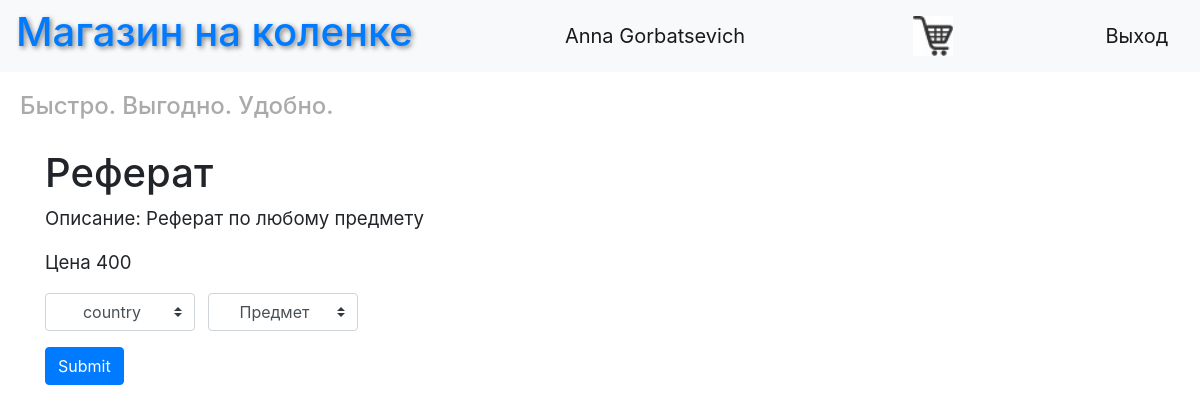
Screenshot of /product1 (signed in) with the database file from the repository.
### data/users.py (models this page shows, shortened)
class User(SqlAlchemyBase, UserMixin):
    __tablename__ = 'users'
    id = sqlalchemy.Column(sqlalchemy.Integer, primary_key=True, autoincrement=True)
    surname = sqlalchemy.Column(sqlalchemy.String, nullable=True)
    name = sqlalchemy.Column(sqlalchemy.String, nullable=True)
    age = sqlalchemy.Column(sqlalchemy.Integer, nullable=True)
    position = sqlalchemy.Column(sqlalchemy.String, nullable=True)
    speciality = sqlalchemy.Column(sqlalchemy.String, nullable=True)
    address = sqlalchemy.Column(sqlalchemy.String, nullable=True)
    email = sqlalchemy.Column(sqlalchemy.String, index=True, unique=True, nullable=True)
    hashed_password = sqlalchemy.Column(sqlalchemy.String, nullable=True)
    modifed_date = sqlalchemy.Column(sqlalchemy.DateTime, default=datetime.datetime.now)
    product = orm.relationship("Product", back_populates='user')

### data/product.py (models this page shows, shortened)
class Product(SqlAlchemyBase):
    __tablename__ = 'products'
    id = sqlalchemy.Column(sqlalchemy.Integer, primary_key=True, autoincrement=True)
    prev_id = sqlalchemy.Column(sqlalchemy.Integer)
    product = sqlalchemy.Column(sqlalchemy.String, nullable=True)
    country = sqlalchemy.Column(sqlalchemy.String, nullable=True)
    description = sqlalchemy.Column(sqlalchemy.String, nullable=True)
    others = sqlalchemy.Column(sqlalchemy.String, nullable=True)
    price = sqlalchemy.Column(sqlalchemy.Integer, nullable=True)
    picture = sqlalchemy.Column(sqlalchemy.BINARY, nullable=True)
    count = sqlalchemy.Column(sqlalchemy.Integer, nullable=True)
    team_leader = sqlalchemy.Column(sqlalchemy.Integer, sqlalchemy.ForeignKey("users.id"))
    user = orm.relationship('User')

### main_reg.py (the view, shortened to what this page needs)
    @app.route("/product<id>", methods=['GET', 'POST'])
    def product(id):
        if not current_user.is_authenticated:
            return redirect('/register')
        form = ProductForm2()
        session = db_session.create_session()
        product = session.query(Product).filter(Product.id == id)[0]
        productDict = {}
        productDict["country"] = product.country.split()
        price = product.price
        product2 = Product(product=product.product, country=request.form.get('country'),
                           others='&'.join(i + "&" + request.form[i] for i in list(request.form)[1:-2]),
                           count=1, price=product.price, prev_id=product.id)
        cnt = 0
        if product.others and len(product.others.split("&")) != 0:
            for i in range(0, len(product.others.split("&")), 2):
                if product.others.split("&")[i] != '' and product.others.split("&")[i + 1] != "":
                    productDict[product.others.split('&')[i]] = product.others.split('&')[i + 1].split()
                    cnt += 1
        return render_template('product.html', product=productDict, title=product.product, description=product.description, price=price, form=form)

### data/AddProductForm.py
class ProductForm2(FlaskForm):
    submit = SubmitField('Submit')

### data/db_session.py (called while the page is built)
def create_session() -> Session:
    global __factory
    return __factory()

### templates/product.html (shortened to what this page needs)
{% extends "base.html" %}
{% block content %}
<form action="" method="post">
    <h1>{{title}}</h1>
    <p> Описание: {{description}}</p>
    <p>Цена {{price}}</p>
    {% for i in product %}
        <select class="custom-select mr-sm-2" name={{i}} id={{i}} style="width: 150px">
            <option class="btn btn-danger dropdown-toggle" selected disabled> {{i}}</option>
</select>
    {% endfor %}
    <br>
    <p>{{ form.submit(type="submit", class="btn btn-primary") }}</p>
</form>
{% endblock %}

### templates/base.html (shortened to what this page needs)
<!DOCTYPE html>
<html lang="en">
<head>
    <link rel="stylesheet" href="https://stackpath.bootstrapcdn.com/bootstrap/4.4.1/css/bootstrap.min.css"
>
    <link rel="stylesheet" type="text/css" href="../static/css/style.css"/>
</head>
<body>
<header>
    <nav class="navbar navbar-light bg-light">
        <a href="/"><h1 style="text-shadow:2px 2px 5px grey">Магазин на коленке</h1></a>
        {% if current_user.is_authenticated %}
        <a class="navbar-brand" href="#">{{ current_user.name }} {{ current_user.surname }}</a>
        <a href="/cart"><img src="static/img/cart.png" width="40px" height="'40px"/></a>
        <a class="navbar-brand" href="/logout">Выход</a>
        {% else %}
        <p>
            <a class="btn btn-primary " href="/register">Register</a>
            <a class="btn btn-success" href="/login">Log in</a>
        </p>
        {% endif %}
    </nav>
    <h4 style="font-style: fantasy">Быстро. Выгодно. Удобно.</h4>
</header>
<main role="main" class="container">
    {% block content %}{% endblock %}
</main>
</body>
</html>

### static/css/style.css (style rules this page uses)
h4 { color: #aaaaaa; padding: 20px; }
p { font-size: 14pt; }

### rows the page displays
User: name "Anna", surname "Gorbatsevich"
Product: product "Реферат", description "Реферат по любому предмету", price "400"

### other values shown
form field country "country"
form field value "Предмет"
